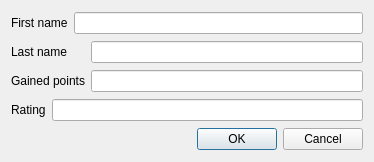
<?xml version="1.0" encoding="UTF-8"?>
<ui version="4.0">
 <class>SaveCandidateDialog</class>
 <widget class="QDialog" name="SaveCandidateDialog">
  <property name="geometry">
   <rect>
    <x>0</x>
    <y>0</y>
    <width>374</width>
    <height>162</height>
   </rect>
  </property>
  <property name="windowTitle">
   <string>Dialog</string>
  </property>
  <layout class="QGridLayout" name="gridLayout">
   <item row="0" column="0" colspan="2">
    <widget class="QLabel" name="label">
     <property name="text">
      <string>First name</string>
     </property>
    </widget>
   </item>
   <item row="0" column="2" colspan="2">
    <widget class="QLineEdit" name="txtFirstName"/>
   </item>
   <item row="1" column="0" colspan="3">
    <widget class="QLabel" name="label_2">
     <property name="text">
      <string>Last name</string>
     </property>
    </widget>
   </item>
   <item row="1" column="3">
    <widget class="QLineEdit" name="txtLastName"/>
   </item>
   <item row="2" column="0" colspan="3">
    <widget class="QLabel" name="label_3">
     <property name="text">
      <string>Gained points</string>
     </property>
    </widget>
   </item>
   <item row="2" column="3">
    <widget class="QLineEdit" name="txtGainedPoints"/>
   </item>
   <item row="3" column="0">
    <widget class="QLabel" name="label_4">
     <property name="text">
      <string>Rating</string>
     </property>
    </widget>
   </item>
   <item row="3" column="1" colspan="3">
    <widget class="QLineEdit" name="txtRating"/>
   </item>
   <item row="4" column="0" colspan="4">
    <widget class="QDialogButtonBox" name="buttonBox">
     <property name="standardButtons">
      <set>QDialogButtonBox::StandardButton::Cancel|QDialogButtonBox::StandardButton::Ok</set>
     </property>
    </widget>
   </item>
  </layout>
 </widget>
 <resources/>
 <connections/>
</ui>
